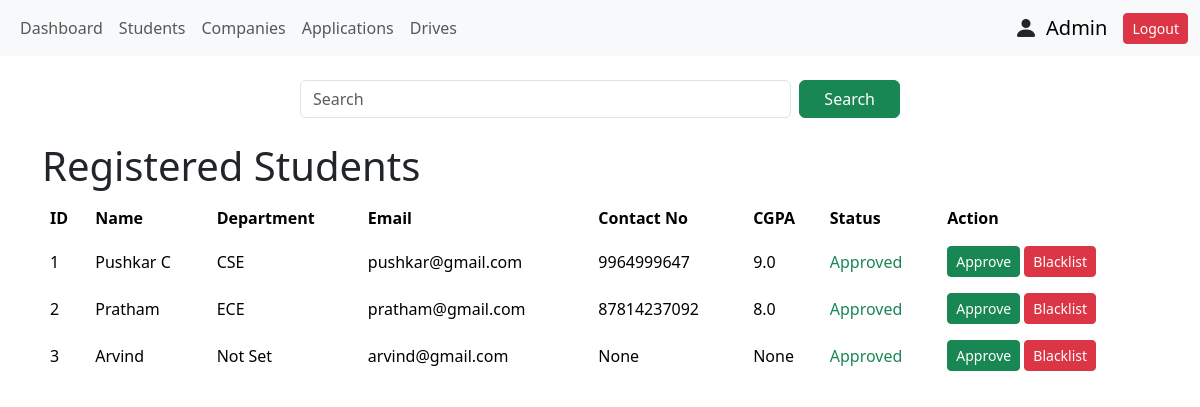
/admin/students (signed in), run on the app's committed database.
### controller/models.py (models this page shows, shortened)
class User(db.Model,UserMixin):
    __tablename__ = 'users'
    id=db.Column(db.Integer,primary_key=True,autoincrement=True)
    name=db.Column(db.String,nullable=False)
    email=db.Column(db.String,unique=True,nullable=False)
    passwd=db.Column(db.String,nullable=False)
    role=db.Column(db.String(20),nullable=False)
    is_approved=db.Column(db.Boolean,default=False)
    is_blacklisted = db.Column(db.Boolean, default=False)
    student=db.relationship('Student', uselist=False, back_populates='user')
    company=db.relationship('Company', uselist=False, back_populates='user')

class Student(db.Model):
    __tablename__='students'
    id=db.Column(db.Integer,primary_key=True,autoincrement=True)
    sdept=db.Column(db.String(100))
    scgpa=db.Column(db.Float)
    sphone=db.Column(db.String)
    resume = db.Column(db.LargeBinary)
    user_id=db.Column(db.Integer,db.ForeignKey("users.id"),nullable=False,unique=True)
    user = db.relationship('User', back_populates='student')
    applications = db.relationship("Application", back_populates="student", cascade="all, delete-orphan")

### controller/routes.py (the view)
    @app.route('/admin/students')
    @login_required
    def admin_students():
        if current_user.role != "admin":
            return "Unauthorized", 403
        search = request.args.get("search")
        if search:
            students = Student.query.join(User).filter(
                or_(
                    User.name.ilike(f"%{search}%"),
                    User.email.ilike(f"%{search}%"),
                    Student.sphone.ilike(f"%{search}%"),
                    Student.id.ilike(f"%{search}%")
                )
            ).all()
        else:
            students = Student.query.all()
        return render_template("admin_students.html", students=students)

### app.py (called while the page is built)
@login_manager.user_loader
def load_user(user_id):
    return User.query.get(int(user_id))

### templates/admin_students.html (shortened to what this page needs)
{% extends 'admin_base.html' %}
{% block body %}
<div class="container my-2">
  <h1>Registered Students</h1>
<table class="table table-borderless">
  <thead>
    <tr>
      <th scope="col">ID</th>
      <th scope="col">Name</th>
      <th scope="col">Department</th>
      <th scope="col">Email</th>
      <th scope="col">Contact No</th>
      <th scope="col">CGPA</th>
      <th scope="col">Status</th>
      <th scope="col">Action</th>
    </tr>
  </thead>
  <tbody>
  {% for student in students %}
  <tr class="align-middle">
    <td>{{ student.id }}</td>
    <td>{{ student.user.name }}</td>
    <td>{{student.sdept}}</td>
    <td>{{student.user.email}}</td>
    <td>{{student.sphone}}</td>
<td>{{student.scgpa}}</td>
    <td>
       {% if student.user.is_approved %}
          <span class="text-success">Approved</span>
      {% elif student.user.is_blacklisted %}
          <span class="text-danger">Blacklisted</span>
      {% else %}
          <span class="text-success">Approved</span>
      {% endif %}
    </td>
    <td>
      <a class="btn btn-success btn-sm"
         href="{{ url_for('approve_student', id=student.user.id) }}">
         Approve
      </a>
        <a class="btn btn-danger btn-sm"
           href="{{ url_for('blacklist_student', id=student.user.id) }}">
           Blacklist
        </a>
    </td>
  </tr>
  {% endfor %}
</tbody>
</table>
</div>
{% endblock body %}

### templates/admin_base.html (shortened to what this page needs)
<!doctype html>
<html>
<head>
  <link href="https://cdn.jsdelivr.net/npm/bootstrap@5.3.8/dist/css/bootstrap.min.css" rel="stylesheet"
>
    <link rel="stylesheet" href="https://cdn.jsdelivr.net/npm/bootstrap-icons@1.13.1/font/bootstrap-icons.min.css">
</head>
<body>
  {% block navbar %}
  <nav class="navbar navbar-expand-lg bg-body-tertiary">
  <div class="container-fluid">
    <div class="collapse navbar-collapse" id="navbarSupportedContent">
      <ul class="navbar-nav me-auto mb-2 mb-lg-0">
        <li class="nav-item">
          <a class="nav-link" aria-current="page" href="{{ url_for('admin_dashboard') }}">Dashboard</a>
        </li>
        <li class="nav-item">
          <a class="nav-link" aria-current="page" href="{{ url_for('admin_students') }}">Students</a>
        </li>
        <li class="nav-item">
          <a class="nav-link" href="{{ url_for('admin_company') }}">Companies</a>
        </li>
        <li class="nav-item">
          <a class="nav-link" href="{{ url_for('admin_application') }}">Applications</a>
        </li>
        <li class="nav-item">
          <a class="nav-link" href="{{ url_for('admin_drives') }}">Drives</a>
        </li>
      </ul>
        <i class="bi bi-person-fill fs-4 me-2"></i>
        <a class="navbar-brand" href="#">{{current_user.name}}</a>
        <a class="btn btn-danger btn-sm" href="{{ url_for('logout') }}">Logout</a>
    </div>
  </div>
</nav>
  {% endblock navbar %}
  {% block searchbar %}
  <div class="d-flex justify-content-center my-4">
  <form class="d-flex w-50 gap-2" method="GET" action="{{ request.path }}">
    <input class="form-control"
           type="search"
           name="search"
           placeholder="Search"
           value="{{ request.args.get('search', '') }}">
    <button class="btn btn-success  px-4" type="submit">
      Search
    </button>
  </form>
</div>
  {% endblock searchbar %}
  {% block body %}
  {% endblock body %}
</body>
</html>

### data on the page
User: name "Admin"
Student: id "1", user.name "Pushkar C", sdept "CSE", user.email "pushkar@gmail.com", sphone "9964999647", scgpa "9.0", shows "Approved"
Student: id "2", user.name "Pratham", sdept "ECE", user.email "pratham@gmail.com", sphone "87814237092", scgpa "8.0", shows "Approved"
Student: id "3", user.name "Arvind", sdept "Not Set", user.email "arvind@gmail.com", sphone "None", scgpa "None", shows "Approved"
